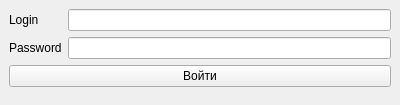
<?xml version="1.0" encoding="UTF-8"?>
<ui version="4.0">
 <class>MainWindow</class>
 <widget class="QMainWindow" name="MainWindow">
  <property name="geometry">
   <rect>
    <x>0</x>
    <y>0</y>
    <width>400</width>
    <height>105</height>
   </rect>
  </property>
  <property name="maximumSize">
   <size>
    <width>400</width>
    <height>105</height>
   </size>
  </property>
  <property name="windowTitle">
   <string>Login</string>
  </property>
  <widget class="QWidget" name="centralwidget">
   <layout class="QHBoxLayout" name="horizontalLayout_2">
    <item>
     <layout class="QVBoxLayout" name="verticalLayout_3">
      <item>
       <layout class="QHBoxLayout" name="horizontalLayout">
        <item>
         <layout class="QVBoxLayout" name="verticalLayout_2">
          <item>
           <widget class="QLabel" name="label">
            <property name="text">
             <string>Login</string>
            </property>
           </widget>
          </item>
          <item>
           <widget class="QLabel" name="label_2">
            <property name="text">
             <string>Password</string>
            </property>
           </widget>
          </item>
         </layout>
        </item>
        <item>
         <layout class="QVBoxLayout" name="verticalLayout">
          <item>
           <widget class="QLineEdit" name="lineEdit"/>
          </item>
          <item>
           <widget class="QLineEdit" name="lineEdit_2"/>
          </item>
         </layout>
        </item>
       </layout>
      </item>
      <item>
       <widget class="QPushButton" name="pushButton">
        <property name="text">
         <string>Войти</string>
        </property>
       </widget>
      </item>
      <item>
       <spacer name="verticalSpacer">
        <property name="orientation">
         <enum>Qt::Vertical</enum>
        </property>
        <property name="sizeHint" stdset="0">
         <size>
          <width>20</width>
          <height>40</height>
         </size>
        </property>
       </spacer>
      </item>
     </layout>
    </item>
   </layout>
  </widget>
 </widget>
 <resources/>
 <connections/>
</ui>
